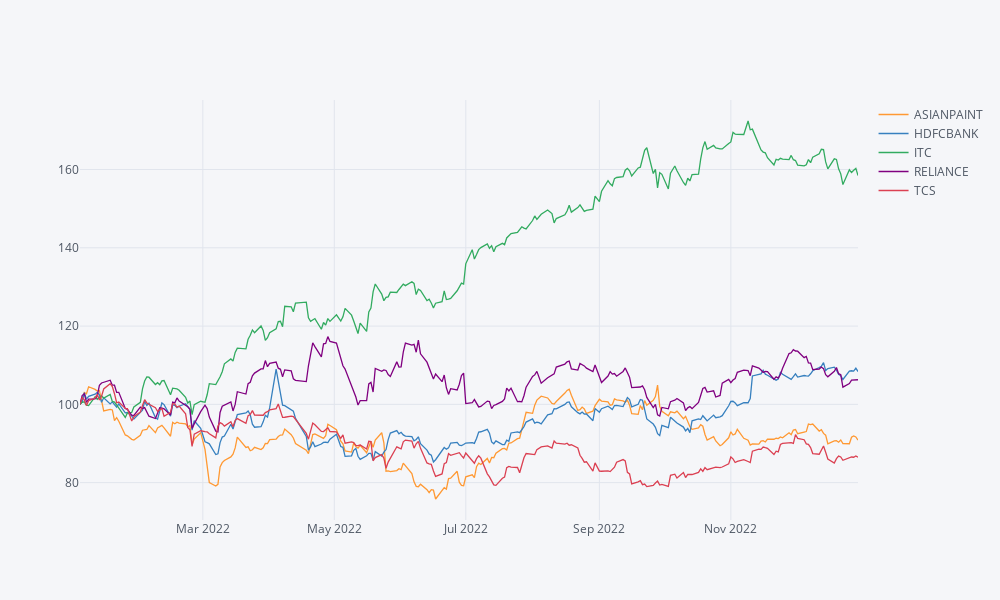

Notebook code for this chart:
### Code cell
# Plot price history
df['2022':].normalize().iplot(kind='line')

### Figure 1 — Plotly figure (JSON) as saved in the notebook; plotly's stock layout.template omitted (floating-point values rounded to 4 significant figures; data arrays with more than 128 entries replaced by an {"elided": "..."} marker saying what was removed)
{"data": [{"line": {"color": "rgba(255, 153, 51, 1.0)", "dash": "solid", "shape": "linear", "width": 1.3}, "mode": "lines", "name": "ASIANPAINT", "text": "", "type": "scatter", "x": {"elided": "248 str values"}, "y": {"elided": "248 float values"}}, {"line": {"color": "rgba(55, 128, 191, 1.0)", "dash": "solid", "shape": "linear", "width": 1.3}, "mode": "lines", "name": "HDFCBANK", "text": "", "type": "scatter", "x": {"elided": "248 str values"}, "y": {"elided": "248 float values"}}, {"line": {"color": "rgba(50, 171, 96, 1.0)", "dash": "solid", "shape": "linear", "width": 1.3}, "mode": "lines", "name": "ITC", "text": "", "type": "scatter", "x": {"elided": "248 str values"}, "y": {"elided": "248 float values"}}, {"line": {"color": "rgba(128, 0, 128, 1.0)", "dash": "solid", "shape": "linear", "width": 1.3}, "mode": "lines", "name": "RELIANCE", "text": "", "type": "scatter", "x": {"elided": "248 str values"}, "y": {"elided": "248 float values"}}, {"line": {"color": "rgba(219, 64, 82, 1.0)", "dash": "solid", "shape": "linear", "width": 1.3}, "mode": "lines", "name": "TCS", "text": "", "type": "scatter", "x": {"elided": "248 str values"}, "y": {"elided": "248 float values"}}], "layout": {"height": 600, "legend": {"bgcolor": "#F5F6F9", "font": {"color": "#4D5663"}}, "paper_bgcolor": "#F5F6F9", "plot_bgcolor": "#F5F6F9", "title": {"font": {"color": "#4D5663"}}, "width": 1000, "xaxis": {"gridcolor": "#E1E5ED", "showgrid": true, "tickfont": {"color": "#4D5663"}, "title": {"font": {"color": "#4D5663"}, "text": ""}, "zerolinecolor": "#E1E5ED"}, "yaxis": {"gridcolor": "#E1E5ED", "showgrid": true, "tickfont": {"color": "#4D5663"}, "title": {"font": {"color": "#4D5663"}, "text": ""}, "zerolinecolor": "#E1E5ED"}}}
